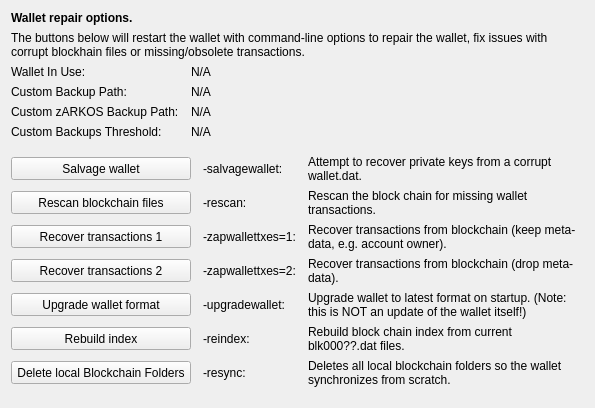
     <widget class="QWidget" name="tab_repair">
      <attribute name="title">
       <string>&amp;Wallet Repair</string>
      </attribute>
      <layout class="QGridLayout" name="gridLayout_4" columnstretch="0,0,0,0">
       <property name="horizontalSpacing">
        <number>12</number>
       </property>
       <item row="0" column="0" colspan="4">
        <widget class="QLabel" name="label_repair_header">
         <property name="font">
          <font>
           <weight>75</weight>
           <bold>true</bold>
          </font>
         </property>
         <property name="text">
          <string>Wallet repair options.</string>
         </property>
        </widget>
       </item>
       <item row="1" column="0" colspan="4">
        <widget class="QLabel" name="label_repair_helptext">
         <property name="font">
          <font>
           <weight>50</weight>
           <bold>false</bold>
          </font>
         </property>
         <property name="text">
          <string>The buttons below will restart the wallet with command-line options to repair the wallet, fix issues with corrupt blockhain files or missing/obsolete transactions.</string>
         </property>
         <property name="wordWrap">
          <bool>true</bool>
         </property>
        </widget>
       </item>
       <item row="2" column="0">
        <widget class="QLabel" name="wallet_path_label">
         <property name="text">
          <string>Wallet In Use:</string>
         </property>
        </widget>
       </item>
       <item row="2" column="1" colspan="3">
        <widget class="QLabel" name="wallet_path">
         <property name="cursor">
          <cursorShape>IBeamCursor</cursorShape>
         </property>
         <property name="text">
          <string>N/A</string>
         </property>
         <property name="textFormat">
          <enum>Qt::PlainText</enum>
         </property>
         <property name="textInteractionFlags">
          <set>Qt::LinksAccessibleByMouse|Qt::TextSelectableByKeyboard|Qt::TextSelectableByMouse</set>
         </property>
        </widget>
       </item>
       <item row="3" column="0">
        <widget class="QLabel" name="wallet_custombackuppath_label">
         <property name="text">
          <string>Custom Backup Path:</string>
         </property>
         <property name="visible">
          <bool>false</bool>
         </property>
        </widget>
       </item>
       <item row="3" column="1" colspan="3">
        <widget class="QLabel" name="wallet_custombackuppath">
         <property name="cursor">
          <cursorShape>IBeamCursor</cursorShape>
         </property>
         <property name="text">
          <string>N/A</string>
         </property>
         <property name="textFormat">
          <enum>Qt::PlainText</enum>
         </property>
         <property name="textInteractionFlags">
          <set>Qt::LinksAccessibleByMouse|Qt::TextSelectableByKeyboard|Qt::TextSelectableByMouse</set>
         </property>
         <property name="visible">
          <bool>false</bool>
         </property>
        </widget>
       </item>
       <item row="4" column="0">
        <widget class="QLabel" name="wallet_customzarkosbackuppath_label">
         <property name="text">
          <string>Custom zARKOS Backup Path:</string>
         </property>
         <property name="visible">
          <bool>false</bool>
         </property>
        </widget>
       </item>
       <item row="4" column="1" colspan="3">
        <widget class="QLabel" name="wallet_customzarkosbackuppath">
         <property name="cursor">
          <cursorShape>IBeamCursor</cursorShape>
         </property>
         <property name="text">
          <string>N/A</string>
         </property>
         <property name="textFormat">
          <enum>Qt::PlainText</enum>
         </property>
         <property name="textInteractionFlags">
          <set>Qt::LinksAccessibleByMouse|Qt::TextSelectableByKeyboard|Qt::TextSelectableByMouse</set>
         </property>
         <property name="visible">
          <bool>false</bool>
         </property>
        </widget>
       </item>
       <item row="5" column="0">
        <widget class="QLabel" name="wallet_custombackupthreshold_label">
         <property name="text">
          <string>Custom Backups Threshold:</string>
         </property>
         <property name="visible">
          <bool>false</bool>
         </property>
        </widget>
       </item>
       <item row="5" column="1" colspan="3">
        <widget class="QLabel" name="wallet_custombackupthreshold">
         <property name="cursor">
          <cursorShape>IBeamCursor</cursorShape>
         </property>
         <property name="text">
          <string>N/A</string>
         </property>
         <property name="textFormat">
          <enum>Qt::PlainText</enum>
         </property>
         <property name="textInteractionFlags">
          <set>Qt::LinksAccessibleByMouse|Qt::TextSelectableByKeyboard|Qt::TextSelectableByMouse</set>
         </property>
         <property name="visible">
          <bool>false</bool>
         </property>
        </widget>
       </item>
       <item row="6" column="0">
        <spacer name="verticalSpacer_repair1">
         <property name="orientation">
          <enum>Qt::Vertical</enum>
         </property>
         <property name="sizeHint" stdset="0">
          <size>
           <width>10</width>
           <height>10</height>
          </size>
         </property>
        </spacer>
       </item>
       <item row="7" column="0" colspan="2">
        <widget class="QPushButton" name="btn_salvagewallet">
         <property name="minimumSize">
          <size>
           <width>100</width>
           <height>23</height>
          </size>
         </property>
         <property name="text">
          <string>Salvage wallet</string>
         </property>
        </widget>
       </item>
       <item row="7" column="2">
        <widget class="QLabel" name="label_repair_salvage_command">
         <property name="text">
          <string notr="true">-salvagewallet:</string>
         </property>
        </widget>
       </item>
       <item row="7" column="3">
        <widget class="QLabel" name="label_repair_salvage">
         <property name="text">
          <string>Attempt to recover private keys from a corrupt wallet.dat.</string>
         </property>
         <property name="wordWrap">
          <bool>true</bool>
         </property>
        </widget>
       </item>
       <item row="8" column="0" colspan="2">
        <widget class="QPushButton" name="btn_rescan">
         <property name="minimumSize">
          <size>
           <width>100</width>
           <height>23</height>
          </size>
         </property>
         <property name="text">
          <string>Rescan blockchain files</string>
         </property>
        </widget>
       </item>
       <item row="8" column="2">
        <widget class="QLabel" name="label_repair_rescan_command">
         <property name="text">
          <string notr="true">-rescan:</string>
         </property>
        </widget>
       </item>
       <item row="8" column="3">
        <widget class="QLabel" name="label_repair_rescan">
         <property name="text">
          <string>Rescan the block chain for missing wallet transactions.</string>
         </property>
         <property name="wordWrap">
          <bool>true</bool>
         </property>
        </widget>
       </item>
       <item row="9" column="0" colspan="2">
        <widget class="QPushButton" name="btn_zapwallettxes1">
         <property name="minimumSize">
          <size>
           <width>100</width>
           <height>23</height>
          </size>
         </property>
         <property name="text">
          <string>Recover transactions 1</string>
         </property>
        </widget>
       </item>
       <item row="9" column="2">
        <widget class="QLabel" name="label_repair_zap1_command">
         <property name="text">
          <string notr="true">-zapwallettxes=1:</string>
         </property>
        </widget>
       </item>
       <item row="9" column="3">
        <widget class="QLabel" name="label_repair_zap1">
         <property name="text">
          <string>Recover transactions from blockchain (keep meta-data, e.g. account owner).</string>
         </property>
         <property name="wordWrap">
          <bool>true</bool>
         </property>
        </widget>
       </item>
       <item row="10" column="0" colspan="2">
        <widget class="QPushButton" name="btn_zapwallettxes2">
         <property name="minimumSize">
          <size>
           <width>100</width>
           <height>23</height>
          </size>
         </property>
         <property name="text">
          <string>Recover transactions 2</string>
         </property>
        </widget>
       </item>
       <item row="10" column="2">
        <widget class="QLabel" name="label_repair_zap2_command">
         <property name="text">
          <string notr="true">-zapwallettxes=2:</string>
         </property>
        </widget>
       </item>
       <item row="10" column="3">
        <widget class="QLabel" name="label_repair_zap2">
         <property name="text">
          <string>Recover transactions from blockchain (drop meta-data).</string>
         </property>
         <property name="wordWrap">
          <bool>true</bool>
         </property>
        </widget>
       </item>
       <item row="11" column="0" colspan="2">
        <widget class="QPushButton" name="btn_upgradewallet">
         <property name="minimumSize">
          <size>
           <width>100</width>
           <height>23</height>
          </size>
         </property>
         <property name="text">
          <string>Upgrade wallet format</string>
         </property>
        </widget>
       </item>
       <item row="11" column="2">
        <widget class="QLabel" name="label_repair_upgrade_command">
         <property name="text">
          <string notr="true">-upgradewallet:</string>
         </property>
        </widget>
       </item>
       <item row="11" column="3">
        <widget class="QLabel" name="label_repair_upgrade">
         <property name="text">
          <string>Upgrade wallet to latest format on startup. (Note: this is NOT an update of the wallet itself!)</string>
         </property>
         <property name="wordWrap">
          <bool>true</bool>
         </property>
        </widget>
       </item>
       <item row="12" column="0" colspan="2">
        <widget class="QPushButton" name="btn_reindex">
         <property name="minimumSize">
          <size>
           <width>100</width>
           <height>23</height>
          </size>
         </property>
         <property name="text">
          <string>Rebuild index</string>
         </property>
        </widget>
       </item>
       <item row="12" column="2">
        <widget class="QLabel" name="label_repair_reindex_command">
         <property name="text">
          <string notr="true">-reindex:</string>
         </property>
        </widget>
       </item>
       <item row="12" column="3">
        <widget class="QLabel" name="label_repair_reindex">
         <property name="text">
          <string>Rebuild block chain index from current blk000??.dat files.</string>
         </property>
         <property name="wordWrap">
          <bool>true</bool>
         </property>
        </widget>
       </item>
       <item row="13" column="0" colspan="2">
        <widget class="QPushButton" name="btn_resync">
         <property name="minimumSize">
          <size>
           <width>100</width>
           <height>23</height>
          </size>
         </property>
         <property name="text">
          <string>Delete local Blockchain Folders</string>
         </property>
        </widget>
       </item>
       <item row="13" column="2">
        <widget class="QLabel" name="label_repair_resync_command">
         <property name="text">
          <string>-resync:</string>
         </property>
        </widget>
       </item>
       <item row="13" column="3">
        <widget class="QLabel" name="label_repair_resync">
         <property name="text">
          <string>Deletes all local blockchain folders so the wallet synchronizes from scratch.</string>
         </property>
         <property name="wordWrap">
          <bool>true</bool>
         </property>
        </widget>
       </item>
       <item row="14" column="0">
        <spacer name="verticalSpacer_repair2">
         <property name="orientation">
          <enum>Qt::Vertical</enum>
         </property>
         <property name="sizeHint" stdset="0">
          <size>
           <width>20</width>
           <height>10</height>
          </size>
         </property>
        </spacer>
       </item>
      </layout>
     </widget>
